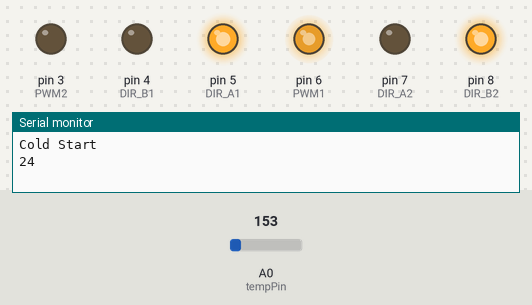
Simulated run of this sketch. Board: Arduino Uno, built with avr-gcc and run on an emulated ATmega328P. Parts: output pins drawn as LEDs (lit = HIGH), the last lines printed to the serial monitor. Inputs (shaded band) come from the test bench; at power-on: A0 (tempPin) = 153.

Above: at 0.1 s.
At 24.55 s:
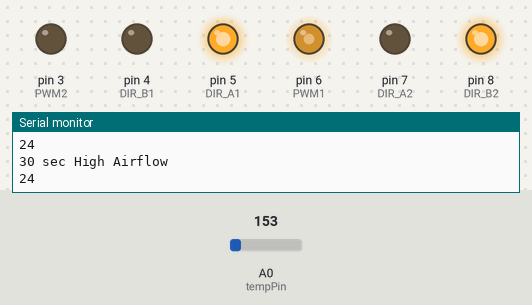
At 39.85 s:
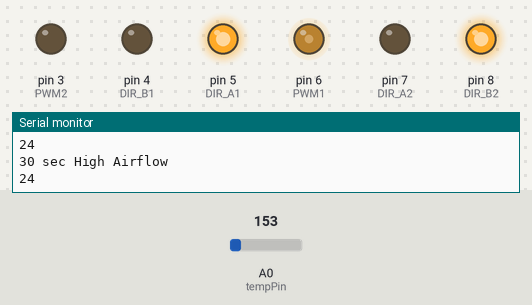
Timing chart, 0 to 40.0 s (numbered marks = the images above):
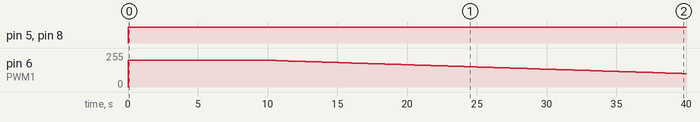

The sketch:

main.ino
```cpp
///////////////////////////
const int startup = 200;
const int warmIdle = 100;
const int hotIdle = 200;
const int inop = 0;
//////////////////////////

const int max = 10;

const int DIR_A1 = 5;
const int DIR_B1 = 4;
const int DIR_A2 = 7;
const int DIR_B2 = 8;
const int PWM1 = 6;
const int PWM2 = 3;
const int tempPin = 0;

void setup()
{
  pinMode(DIR_A1, OUTPUT);
  pinMode(DIR_B1, OUTPUT);
  pinMode(PWM1, OUTPUT);
  pinMode(DIR_A2, OUTPUT);
  pinMode(DIR_B2, OUTPUT);
  pinMode(PWM2, OUTPUT);

  Serial.begin(9600);
}

int getTempC()
{
  int tempC = 0;
  int tempVal = 0;
  float volts = 0.0;

  tempVal = analogRead(tempPin);
  volts = tempVal * 5;
  volts /= 1023.0;
  tempC = (volts - 0.5) * 100;

  return tempC;
}

int checkTempC()
{
  int test[max];
  int average = 0;

  for(int i = 0; i < max; i ++)
  {
    test[i] = getTempC();
    average = average + test[i];
  }

  return average / max;
}

void PWMWrite(int value1, int value2)
{
  digitalWrite(DIR_A1, HIGH);
  digitalWrite(DIR_B1, LOW);
  digitalWrite(DIR_A2, LOW);
  digitalWrite(DIR_B2, HIGH);
  analogWrite(PWM1, value1);
  analogWrite(PWM2, value2);
}

void loop()
{
  int tempC = 0;
  int idleCurve = 0;

  unsigned long currentMillis = 0;
  unsigned long passingMillis = 0;
  unsigned long interval1 = 10000;
  unsigned long interval2 = 30000 + interval1;

  tempC = checkTempC();

  currentMillis = millis();

  if(tempC < 45)
  {
    ////////////////////////////////////
    ///////////PHASE 1//////////////////
    ////////////////////////////////////

    Serial.println("Cold Start");
    Serial.println(tempC);

    while(currentMillis < interval1)
    {
      PWMWrite(startup, inop);

      currentMillis = millis();
    }

    tempC = checkTempC();

    ////////////////////////////////////
    ///////////PHASE 2//////////////////
    ////////////////////////////////////

    Serial.println("30 sec High Airflow");
    Serial.println(tempC);

    currentMillis = millis();

    while (currentMillis < interval2)
    {
      tempC = checkTempC();

      idleCurve = map (currentMillis, interval1, interval2, startup, warmIdle);

      PWMWrite(idleCurve, inop);
      currentMillis = millis();
    }
  }

  ////////////////////////////////////
  ///////////PHASE 3//////////////////
  ////////////////////////////////////

  Serial.println("Warm Idle");
  Serial.println(tempC);

  while (tempC < 60)
  {
    tempC = checkTempC();

    PWMWrite(inop, warmIdle);
  }

  ////////////////////////////////////
  ///////////PHASE 4//////////////////
  ////////////////////////////////////

  Serial.println("Hot idle");
  Serial.println(tempC);
  if(tempC >= 60)
  {
    while (true)
    {
      PWMWrite(inop, hotIdle);
    }
  }
}
```

Measured:
- by itself, pin 5 (DIR_A1), pin 8 (DIR_B2): LOW → HIGH at 0.00 s
- by itself, pin 6 (PWM1): 0/255 → 200/255 at 0.00 s, → 199/255 10.3 s later, → 198/255 0.30 s later, → 197/255 0.30 s later, … (100 changes in this stretch)
